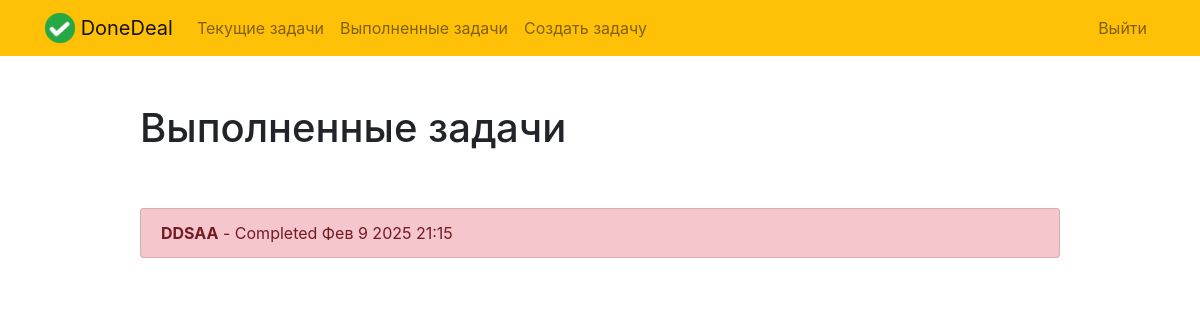
The app's page /completed/ (signed in), older data.
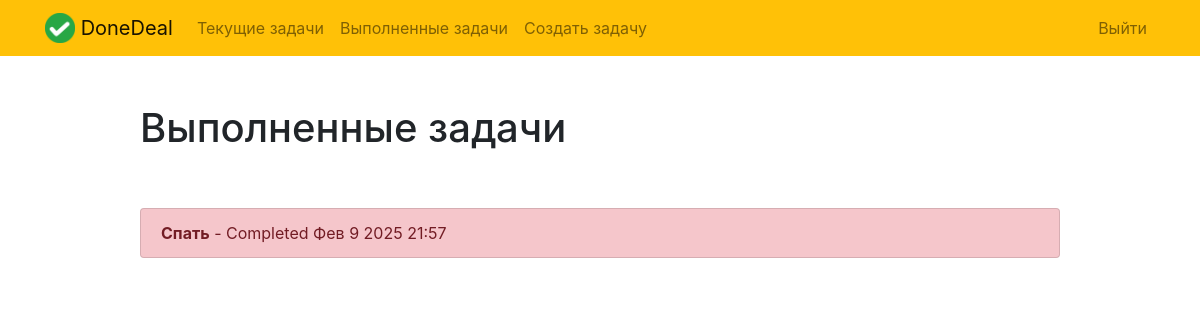
The same page, newer data.
### todo/models.py (models this page shows, shortened)
class Todo(models.Model):
    title = models.CharField(max_length=100, verbose_name='Заголовок')
    memo = models.TextField(blank=True, verbose_name='Описание')
    created = models.DateTimeField(auto_now_add=True, verbose_name='Время создания')
    datecompleted = models.DateTimeField(null=True, blank=True, verbose_name='Время выполнения')
    important = models.BooleanField(default=False, verbose_name='Важное')
    user = models.ForeignKey(User, on_delete=models.CASCADE, verbose_name='Пользователь')

### todo/views.py (the view)
# urls.py: path('completed/', views.completedtodos, name='completedtodos'),
@login_required
def completedtodos(request):
    todos = Todo.objects.filter(user=request.user, datecompleted__isnull=False).order_by('datecompleted') # выполненные задачи,сортировка по дате
    return render(request, 'todo/completedtodos.html', {'todos':todos})

### todo/templates/todo/completedtodos.html
{% extends "todo/base.html" %}
{% block content %}
    <div class="row justify-content-center mt-5">
        <div class="col-md-10">
            <h1>Выполненные задачи</h1>
        </div>
    </div>
    <div class="row justify-content-center mt-5">
        <div class="col-md-10">
            <div class="list-group">
                {% for todo in todos %}
                    <a href="{% url 'viewtodo' todo.id %}" class="list-group-item list-group-item-action{% if todo.important %} list-group-item-danger{% endif %}"><b>{{ todo.title }}</b> - Completed {{ todo.datecompleted|date:'M j Y H:i' }}</a>
                {% endfor %}
            </div>
        </div>
    </div>
{% endblock %}

Row changes from the older to the newer data that the page shows:
removed Todo: title "DDSAA", datecompleted "Фев 9 2025 21:15"
added Todo: title "Спать", datecompleted "Фев 9 2025 21:57"
